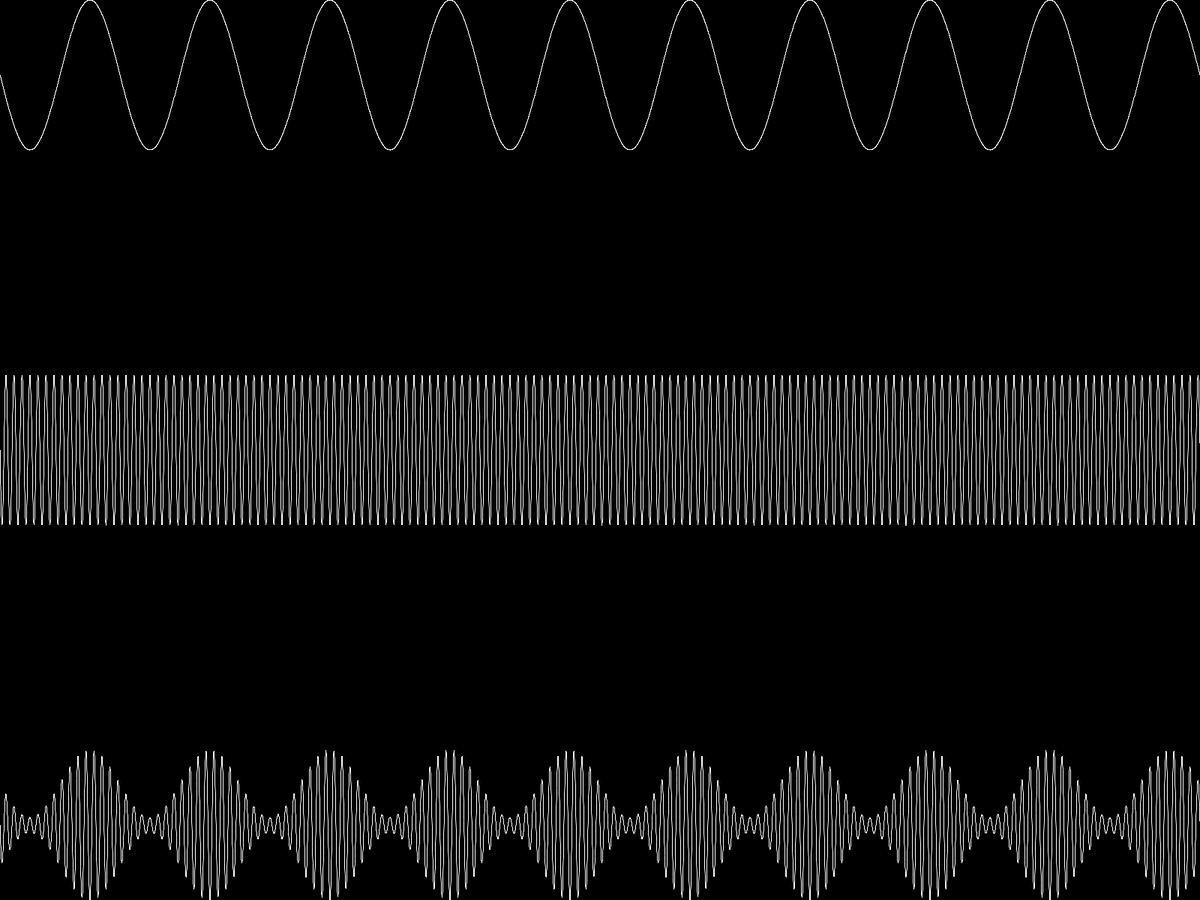
Frame 1 (no input)
Frame 60 (the mouse pressed at the canvas centre just before this capture): identical to frame 1, image omitted
Frame 120 (the mouse held since frame 60 and released just before this capture): identical to frame 1, image omitted

The Processing sketch that drew this single still picture (run headless with seeded random() and noise(); from frame 60 on, the mouse is pressed at the canvas centre):

// Processing sketch: modulation
// ── modulation.pde
void setup()
{
  fullScreen();
}

void draw()
{
  background(0);
  stroke(255);
  waves();
}

void waves()
{
  float amp = 100;
  float off = 100;
  float off2 = height-100;
  float inc = 0.01;
  float sample = 2*PI*10;
  float freq = 15;
  //for (float time = 0; time < sample; time += inc)
  //{
  //  float y = sin(time)*amp + off;
  //  point(map(time, 0, sample, 0, width), y);
  //  if (time != 0)
  //  {
  //    line(map(time-inc, 0, sample, 0, width), sin(time-inc)*amp + off, map(time, 0, sample, 0, width), y);
  //  }
  //}
  
  // Amplitude Modulation
  for (float time = 0; time < sample; time += inc)
  {
    float y = sin(time)*amp + off;                     //Tone / 'Voice' signal
    float a = map(y, amp + off, -amp + off, 10, 100);  // Modulated Amplitude
    float y2 = sin(time*freq)*a + height-100;        // Carrier Wave with Modulated Amplitude
    float y3 = sin(time*freq)*amp + height/2;    
    point(map(time, 0, sample, 0, width), y);          // Tone Signal Drawn
    point(map(time, 0, sample, 0, width), y2);         // Modulated Carrier Wave drawn
    point(map(time, 0, sample, 0, width), y3);      
    if (time != 0)                                     // Drawing both waves again but with lines to make it seamless
    {
      line(map(time-inc, 0, sample, 0, width), sin(time-inc)*amp + off, map(time, 0, sample, 0, width), y);
      line(map(time-inc, 0, sample, 0, width), sin((time-inc)*freq)*a + off2, map(time, 0, sample, 0, width), y2);
      line(map(time-inc, 0, sample, 0, width), sin((time-inc)*freq)*amp + height/2, map(time, 0, sample, 0, width), y3);
    }
  }

}
